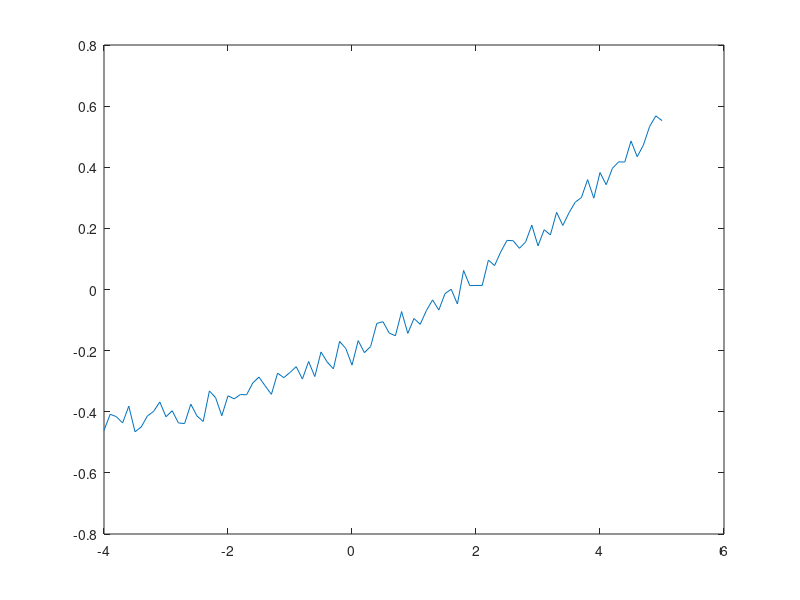

Reproduce this figure in MATLAB. (Note: this script raises an error after producing the figure.)

clc

xdata = -4:0.1:5;
N = numel(xdata);

noise1 = 0.05*(2*rand(1,N)-1);

x=xdata;
yexp1 = 0.01*x.^2 + 0.1*x - 0.2 + noise1;



figure
plot(xdata, yexp1)


%%
clc

model_1 = @(a, b, c, x) a*x.^2 + b*x + c;


model = @(v) [model_1(v(1), v(2), v(3), xdata) - yexp1];


% out = model([0.2 1]);
% plot(xdata, out)



Lower = [ -inf     -inf   -inf];
Start = [  0.1        1    0];
Upper = [  inf      inf   inf];


options = optimoptions('lsqnonlin', ...
    'FiniteDifferenceType','central', ...
    'MaxFunctionEvaluations', 800000, ...
    'FunctionTolerance', 1E-9, ...
    'Algorithm','trust-region-reflective', ... %levenberg-marquardt trust-region-reflective
    'MaxIterations', 5000, ...
    'StepTolerance', 1e-9, ...
    'PlotFcn', '', ... %optimplotresnorm optimplotstepsize OR ''  (for none)
    'Display', 'iter', ... %final off iter
    'FiniteDifferenceStepSize', 1e-9, ...
    'CheckGradients', true, ...
    'DiffMaxChange', 0.01);

% [vestimated,resnorm,residual,exitflag,output,lambda,jacobian] = lsqnonlin(ModelFunction, Start, Lower, Upper, options);
[vout,resnorm,residual,~,~,~,jacobian] = lsqnonlin(model, Start, Lower, Upper, options);



Hess = jacobian'*jacobian;

DataSize = size(residual,2);
ParSize = size(vout,2);

sigmSqr = (residual*residual')/(DataSize-ParSize);

VarCovar = inv(Hess)*sigmSqr;

for i=1:ParSize
    for j=1:ParSize
        Correl(i,j) = VarCovar(i,j)./(VarCovar(i,i)*VarCovar(j,j))^0.5;
    end
end
imagesc(Correl);


for k=1:ParSize
    error(k) = (full(VarCovar(k,k))).^0.5;
end

vout
error*3 %3 сигма














































